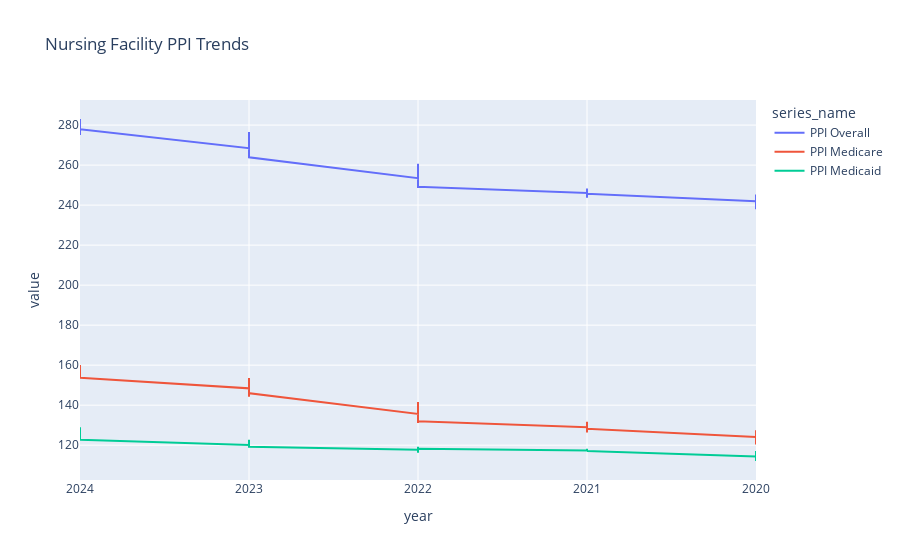

The cell this chart's notebook holds for it:
### Markdown cell above
## 4. Visualization Examples

### Code cell
# PPI trends over time
fig = px.line(
    ppi_data,
    x="year",
    y="value",
    color="series_name",
    title="Nursing Facility PPI Trends"
)
fig.show()

### Figure 1 — Plotly figure (JSON) as saved in the notebook; plotly's stock layout.template omitted (floating-point values rounded to 4 significant figures)
{"data": [{"hovertemplate": "series_name=PPI Overall<br>year=%{x}<br>value=%{y}<extra></extra>", "legendgroup": "PPI Overall", "line": {"color": "#636efa", "dash": "solid"}, "marker": {"symbol": "circle"}, "mode": "lines", "name": "PPI Overall", "orientation": "v", "showlegend": true, "type": "scatter", "x": ["2024", "2024", "2024", "2024", "2024", "2024", "2024", "2024", "2024", "2024", "2024", "2024", "2024", "2023", "2023", "2023", "2023", "2023", "2023", "2023", "2023", "2023", "2023", "2023", "2023", "2023", "2022", "2022", "2022", "2022", "2022", "2022", "2022", "2022", "2022", "2022", "2022", "2022", "2022", "2021", "2021", "2021", "2021", "2021", "2021", "2021", "2021", "2021", "2021", "2021", "2021", "2021", "2020", "2020", "2020", "2020", "2020", "2020", "2020", "2020", "2020", "2020", "2020", "2020", "2020"], "xaxis": "x", "y": [277.8, 283.0, 281.1, 280.8, 277.3, 276.7, 275.4, 275.1, 275.3, 275.2, 277.7, 277.7, 278.0, 268.4, 276.5, 273.3, 272.6, 269.7, 269.5, 268.4, 265.0, 265.2, 265.3, 266.4, 265.4, 263.9, 253.5, 260.7, 260.5, 259.5, 256.3, 256.0, 254.1, 249.7, 249.1, 249.1, 248.9, 248.6, 249.2, 246.0, 248.2, 248.3, 247.6, 246.3, 246.4, 245.6, 244.9, 244, 243.7, 246, 246, 245.7, 241.9, 245, 245.1, 245.3, 243.1, 243.6, 242.8, 241.7, 241.3, 239.6, 239.3, 238.5, 237.9], "yaxis": "y"}, {"hovertemplate": "series_name=PPI Medicare<br>year=%{x}<br>value=%{y}<extra></extra>", "legendgroup": "PPI Medicare", "line": {"color": "#EF553B", "dash": "solid"}, "marker": {"symbol": "circle"}, "mode": "lines", "name": "PPI Medicare", "orientation": "v", "showlegend": true, "type": "scatter", "x": ["2024", "2024", "2024", "2024", "2024", "2024", "2024", "2024", "2024", "2024", "2024", "2024", "2024", "2023", "2023", "2023", "2023", "2023", "2023", "2023", "2023", "2023", "2023", "2023", "2023", "2023", "2022", "2022", "2022", "2022", "2022", "2022", "2022", "2022", "2022", "2022", "2022", "2022", "2022", "2021", "2021", "2021", "2021", "2021", "2021", "2021", "2021", "2021", "2021", "2021", "2021", "2021", "2020", "2020", "2020", "2020", "2020", "2020", "2020", "2020", "2020", "2020", "2020", "2020", "2020"], "xaxis": "x", "y": [156.8, 160.0, 159.8, 159.9, 159.4, 159.3, 159.1, 154.5, 154.4, 154.4, 153.7, 153.6, 153.7, 148.4, 153.5, 153.6, 152.7, 150.5, 150.3, 149.5, 144.2, 144.4, 144.7, 145.7, 145.8, 146.0, 135.6, 141.5, 141.6, 140.5, 139.0, 138.3, 138.0, 131.8, 131.5, 131.2, 131.3, 131.1, 132.0, 129.0, 131.5, 131.7, 130.9, 129.9, 130.0, 129.0, 127.7, 126.6, 126.3, 128.2, 128.2, 128.2, 124.1, 127.4, 127.4, 127.5, 125.7, 125.7, 124.7, 123.2, 122.9, 121.9, 121.5, 121, 120.4], "yaxis": "y"}, {"hovertemplate": "series_name=PPI Medicaid<br>year=%{x}<br>value=%{y}<extra></extra>", "legendgroup": "PPI Medicaid", "line": {"color": "#00cc96", "dash": "solid"}, "marker": {"symbol": "circle"}, "mode": "lines", "name": "PPI Medicaid", "orientation": "v", "showlegend": true, "type": "scatter", "x": ["2024", "2024", "2024", "2024", "2024", "2024", "2024", "2024", "2024", "2024", "2024", "2024", "2024", "2023", "2023", "2023", "2023", "2023", "2023", "2023", "2023", "2023", "2023", "2023", "2023", "2023", "2022", "2022", "2022", "2022", "2022", "2022", "2022", "2022", "2022", "2022", "2022", "2022", "2022", "2021", "2021", "2021", "2021", "2021", "2021", "2021", "2021", "2021", "2021", "2021", "2021", "2021", "2020", "2020", "2020", "2020", "2020", "2020", "2020", "2020", "2020", "2020", "2020", "2020", "2020"], "xaxis": "x", "y": [124.3, 129.0, 129.0, 129.0, 122.7, 122.7, 122.7, 122.7, 122.7, 122.7, 122.7, 122.7, 122.7, 120.1, 122.7, 122.7, 122.7, 119.2, 119.2, 119.2, 119.3, 119.3, 119.3, 119.2, 119.2, 119.2, 117.7, 119.2, 119.2, 119.2, 116.2, 116.2, 116.2, 117.4, 117.4, 117.4, 118.2, 118.2, 118.2, 117.3, 118.2, 118.2, 118.2, 117.0, 117.0, 117.0, 117, 117, 117, 117.1, 117.1, 117.1, 114.3, 117.1, 117.1, 117.1, 114.4, 114.4, 114.4, 114.4, 114.4, 112.1, 112.3, 112.3, 112.3], "yaxis": "y"}], "layout": {"legend": {"title": {"text": "series_name"}, "tracegroupgap": 0}, "title": {"text": "Nursing Facility PPI Trends"}, "xaxis": {"anchor": "y", "domain": [0, 1], "title": {"text": "year"}}, "yaxis": {"anchor": "x", "domain": [0, 1], "title": {"text": "value"}}}}
